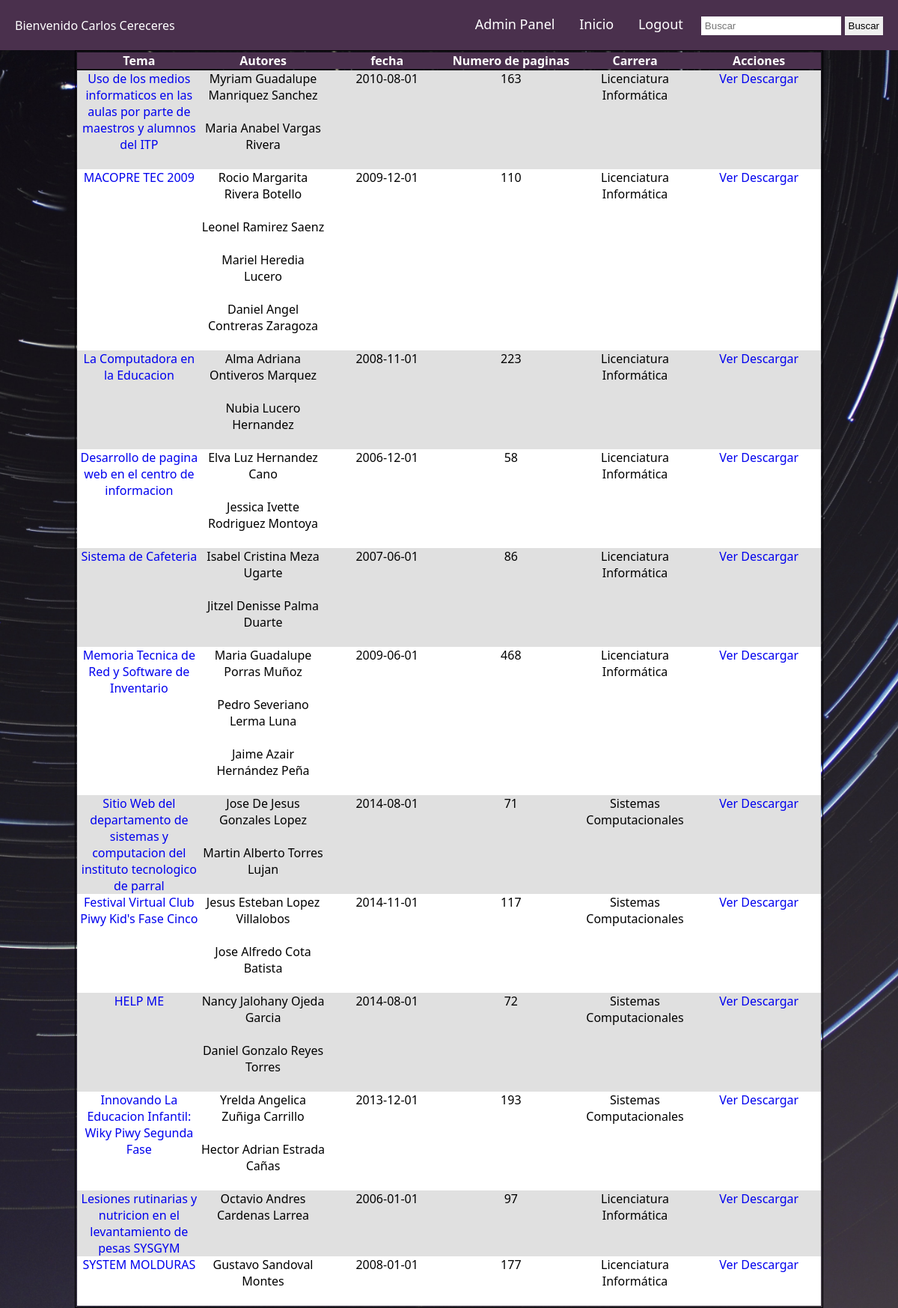
/index.php (signed in), run on the app's committed database.
### tables this page shows
CREATE TABLE `residencias` (
  `idResidencia` int(11) NOT NULL,
  `carrera_id` int(11) NOT NULL,
  `tema` varchar(255) NOT NULL,
  `fecha` date NOT NULL,
  `numPaginas` int(11) NOT NULL,
  `link` varchar(33) NOT NULL
);

CREATE TABLE `autor` (
  `id` int(11) NOT NULL,
  `residencias_id` int(11) NOT NULL,
  `nombre` varchar(45) NOT NULL,
  `apellido` varchar(45) NOT NULL,
  `numControl` varchar(45) NOT NULL
);

CREATE TABLE `carrera` (
  `id` int(11) NOT NULL,
  `nombre` varchar(45) NOT NULL
);

### index.php (the view, shortened to what this page needs)
<?php include("includes/db.php"); ?>
<?php
    if(isset($_SESSION['email'])){
        include("includes/header.php");?>
            <nav class="navbar">
                <div class="logo">Bienvenido <?php echo $_SESSION['name'] ?></div>
                <div class="menus">
                    <ul>
                        <div class="buscar-container">
                            <form action="buscar.php" method="GET">
                                <input type="text" placeholder="Buscar" name="search_query">
                                <button type="submit">Buscar</button>
                            </form>
                        </div>
                        <?php if($_SESSION['userType'] == 1){ ?>
                            <li><a href="admin_panel.php">Admin Panel</a></li>
                        <?php } ?>
                        <li><a href="#">Inicio</a></li>
                        <li><a href="logout.php">Logout</a></li>
                    </ul>
                </div>
            </nav>
            <div class="contenido">
                <table class="tabla">
                    <thead>
                        <th>Tema</th>
                        <th>Autores</th>
                        <th>fecha</th>
                        <th>Numero de paginas</th>
                        <th>Carrera</th>
                        <th>Acciones</th>
                    </thead>
                    <tbody>
                    <?php
                        $query = "SELECT * FROM residencias JOIN carrera ON (residencias.carrera_id = carrera.id)";
                        $result_task = mysqli_query($conn, $query);
                        while($row = mysqli_fetch_array($result_task)){ ?>
                            <tr>
                                <td><a href="https://drive.google.com/file/d/<?php echo $row['link'] ?>/view" target="_blank"><?php echo $row['tema'] ?></a></td>
                                <td>
                                    <?php
                                        $autores = $row['idResidencia'];
                                        $autoresSanitized = mysqli_real_escape_string($conn, $autores);
                                        $bdaut = "SELECT * FROM residencias JOIN autor ON(residencias.idResidencia = autor.residencias_id) where residencias.idResidencia = $autoresSanitized";
                                        $resul = mysqli_query($conn, $bdaut);
                                        while($rowAutor = mysqli_fetch_array($resul)){
                                            echo $rowAutor['nombre']." ".$rowAutor['apellido']."<br><br>";
                                        }
                                    ?>
                                </td>
                                <td><?php echo $row['fecha'] ?></td>
                                <td><?php echo $row['numPaginas'] ?></td>
                                <td><?php echo $row['nombre'] ?></td>
                                <td>
                                    <a href="https://drive.google.com/file/d/<?php echo $row['link'] ?>/view" target="_blank">Ver</a>
                                    <a href="https://drive.google.com/uc?export=download&id=<?php echo $row['link'] ?>" target="_blank">Descargar</a>
                                </td>
                            </tr>
                        <?php } ?>
                    </tbody>
                </table>
            </div>
        <?php include("includes/footer.php");
    } ?>

### includes/header.php (shortened to what this page needs)
<!DOCTYPE html>
<html lang="es">
<head>
    <link rel="stylesheet" href="estilos/main.css">
</head>
<body>

### estilos/main.css (style rules this page uses)
* { margin: 0; padding: 0; box-sizing: border-box; }
body { font-family: 'Segoe UI', Tahoma, Geneva, Verdana, sans-serif; background-image: url("../images/background.jpg"); background-size: cover; background-repeat: no-repeat; background-position: center; background-attachment: fixed; }
a { text-decoration: none; }
li { list-style: none; display: inline; }
.navbar { display: flex; align-items: center; justify-content: space-between; padding: 20px; background-color: #4a304d; color: #fff; }
.menus { display: flex; gap: 1em; font-size: 18px; }
.menus li { padding: 5px 14px; }
.menus li a { color: #fff; }
.menus .buscar-container { display: block; float: right; margin-left: 10px; }
.menus .buscar-container button { padding: 5px; border: none; cursor: pointer; }
.menus input[type=text] { border: none; padding: 5px; }
.contenido { max-width: 1000px; margin-right:auto; margin-left:auto; display:flex; justify-content:center; align-items:center; min-height:100vh; }
.tabla { width:100%; border:1px solid }
th { display:flex; width:100%; background:#4a304d; padding:0; color:white; text-decoration: none; position:relative; display:inline-block; }
tr { display:flex; width:100%; padding:0; background: #fff; }
tr:nth-of-type(odd) { background: rgb(224, 224, 224); }
td { flex: 1 1 20%; text-align:center; }

### data on the page
residencias: tema "Uso de los medios informaticos en las aulas por parte de maestros y alumnos del ITP", fecha "2010-08-01", numPaginas "163", carrera.nombre "Licenciatura Informática"
autor: nombre "Myriam Guadalupe", apellido "Manriquez Sanchez"
autor: nombre "Maria Anabel", apellido "Vargas Rivera"
residencias: tema "MACOPRE TEC 2009", fecha "2009-12-01", numPaginas "110", carrera.nombre "Licenciatura Informática"
autor: nombre "Rocio Margarita", apellido "Rivera Botello"
autor: nombre "Leonel", apellido "Ramirez Saenz"
autor: nombre "Mariel", apellido "Heredia Lucero"
autor: nombre "Daniel Angel", apellido "Contreras Zaragoza"
residencias: tema "La Computadora en la Educacion", fecha "2008-11-01", numPaginas "223", carrera.nombre "Licenciatura Informática"
autor: nombre "Alma Adriana", apellido "Ontiveros Marquez"
autor: nombre "Nubia", apellido "Lucero Hernandez"
residencias: tema "Desarrollo de pagina web en el centro de informacion", fecha "2006-12-01", numPaginas "58", carrera.nombre "Licenciatura Informática"
autor: nombre "Elva Luz", apellido "Hernandez Cano"
autor: nombre "Jessica Ivette", apellido "Rodriguez Montoya"
residencias: tema "Sistema de Cafeteria", fecha "2007-06-01", numPaginas "86", carrera.nombre "Licenciatura Informática"
autor: nombre "Isabel Cristina", apellido "Meza Ugarte"
autor: nombre "Jitzel Denisse", apellido "Palma Duarte"
residencias: tema "Memoria Tecnica de Red y Software de Inventario", fecha "2009-06-01", numPaginas "468", carrera.nombre "Licenciatura Informática"
autor: nombre "Maria Guadalupe", apellido "Porras Muñoz"
autor: nombre "Pedro Severiano", apellido "Lerma Luna"
autor: nombre "Jaime Azair", apellido "Hernández Peña"
residencias: tema "Sitio Web del departamento de sistemas y computacion del instituto tecnologico de parral", fecha "2014-08-01", numPaginas "71", carrera.nombre "Sistemas Computacionales"
autor: nombre "Jose De Jesus", apellido "Gonzales Lopez"
autor: nombre "Martin Alberto", apellido "Torres Lujan"
residencias: tema "Festival Virtual Club Piwy Kid's Fase Cinco", fecha "2014-11-01", numPaginas "117", carrera.nombre "Sistemas Computacionales"
autor: nombre "Jesus Esteban", apellido "Lopez Villalobos"
autor: nombre "Jose Alfredo", apellido "Cota Batista"
residencias: tema "HELP ME", fecha "2014-08-01", numPaginas "72", carrera.nombre "Sistemas Computacionales"
autor: nombre "Nancy Jalohany", apellido "Ojeda Garcia"
autor: nombre "Daniel Gonzalo", apellido "Reyes Torres"
residencias: tema "Innovando La Educacion Infantil: Wiky Piwy Segunda Fase", fecha "2013-12-01", numPaginas "193", carrera.nombre "Sistemas Computacionales"
autor: nombre "Yrelda Angelica", apellido "Zuñiga Carrillo"
autor: nombre "Hector Adrian", apellido "Estrada Cañas"
residencias: tema "Lesiones rutinarias y nutricion en el levantamiento de pesas SYSGYM", fecha "2006-01-01", numPaginas "97", carrera.nombre "Licenciatura Informática"
autor: nombre "Octavio Andres", apellido "Cardenas Larrea"
residencias: tema "SYSTEM MOLDURAS", fecha "2008-01-01", numPaginas "177", carrera.nombre "Licenciatura Informática"
autor: nombre "Gustavo", apellido "Sandoval Montes"

### other printed values
$_SESSION['name'] "Carlos Cereceres"
